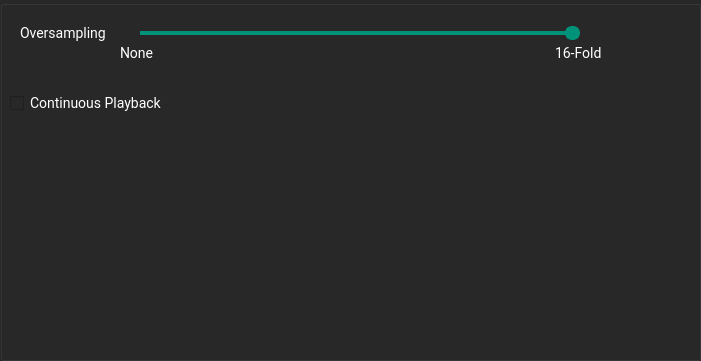
  <widget class="QGroupBox" name="groupBoxKlystron">
   <property name="geometry">
    <rect>
     <x>170</x>
     <y>220</y>
     <width>701</width>
     <height>361</height>
    </rect>
   </property>
   <property name="styleSheet">
    <string notr="true">
                 QWidget
                 {
                 border-color:#ff2828;
                 selection-background-color: #333333/*selection*/;
                 selection-color: #ffffff/*main text*/;
                 font-family:Roboto;
                 font-size:14px;
                 background-color:#282828/*background*/;
                 color:#ffffff/*main text*/;
                 }
                 QTextEdit {
                 border: 8px solid;
                 border-color:#009379/*main*/;
                 border-radius: 3px;
                 padding: 1px 18px 1px 3px;
                 min-width: 6em;
                 }

                 QSlider::groove:horizontal {
                 background-color: #404040/*medium*/;
                 height: 4px;
                 border-radius: 4px;
                 }
                 QSlider::handle:horizontal {
                 background-color: #009379/*main*/;
                 border: 2px solid #009379/*main*/;
                 width: 11px;
                 height: 20px;
                 line-height: 20px;
                 margin-top: -5px;
                 margin-bottom: -5px;
                 border-radius: 7px;
                 }
                 QSlider::handle:horizontal:hover {
                 background-color: #00c09e/*main hover*/;
                 border: 2px solid #00c09e/*main hover*/;
                 }

                 QSlider::sub-page:horizontal {
                 background-color:#009379/*main*/;
                 }
                 QComboBox {
                 border: 1px solid;
                 border-color: #009379/*main*/;
                 border-radius: 3px;
                 padding: 1px 18px 1px 3px;
                 }

                 QComboBox:!editable, QComboBox::drop-down:editable {
                 background: ;
                 }

                 /* QComboBox gets the &quot;on&quot; state when the popup is open */
                 QComboBox:!editable:on, QComboBox::drop-down:editable:on {
                 background: #333333/*selection*/
                 }

                 QComboBox:on { /* shift the text when the popup opens */
                 padding-top: 3px;
                 padding-left: 4px;
                 }

                 QComboBox::drop-down {
                 subcontrol-origin: padding;
                 subcontrol-position: top right;
                 width: 15px;

                 border-left-width: 1px;
                 border-left-color: #009379/*main*/;
                 border-left-style: solid; /* just a single line */
                 border-top-right-radius: 3px; /* same radius as the QComboBox */
                 border-bottom-right-radius: 3px;
                 }
                 QComboBox QAbstractItemView {
                 border: 1px solid;
                 border-color: #009379/*main*/;
                 background-color:#282828/*background*/;
                 outline:none;
                 }
                 QComboBox::down-arrow {
                 image: url(/usr/share/icons/crystalsvg/16x16/actions/1downarrow.png);
                 }

                 QComboBox::down-arrow:on { /* shift the arrow when popup is open */
                 top: 1px;
                 left: 1px;
                 }

                 QLineEdit {
                 border: 1px solid;
                 border-color:#009379/*main*/;
                 border-radius: 3px;
                 padding: 1px 18px 1px 3px;
                 min-width: 6em;
                 }
                 QLineEdit:disabled{
                 border-color:#404040/*medium*/;
                 }
                 QWidget:disabled
                 {
                 color:#404040/*medium*/;

                 }

                 QSlider::handle:disabled {
                 background-color: #404040/*medium*/;
                 border: 2px solid #404040/*medium*/;
                 }
                 QSlider::sub-page:horizontal:disabled {
                 background-color:#404040/*medium*/;
                 }
                 QComboBox:disabled {
                 border: 1px solid #404040/*medium*/;

                 }
                 QComboBox::drop-down:disabled {

                 border-left-color: #404040/*medium*/;

                 }
                 QPushButton
                 {
                 font-family:roboto;
                 background-color: #b7b7b7/*button*/;
                 border-radius: 12px;
                 padding:4px;
                 font-size:14px;
                 color:#282828/*background*/;
                 }
                 QPushButton:hover
                 {
                 background-color: #ffffff/*button hover*/;
                 }
             </string>
   </property>
   <property name="title">
    <string/>
   </property>
   <property name="flat">
    <bool>true</bool>
   </property>
   <widget class="QLabel" name="labelKlystronOversampling">
    <property name="geometry">
     <rect>
      <x>20</x>
      <y>20</y>
      <width>121</width>
      <height>26</height>
     </rect>
    </property>
    <property name="toolTip">
     <string>Set oversampling quality: the less oversampling the less CPU intensive the playback is but the sound quality will suffer for very high frequencies</string>
    </property>
    <property name="lineWidth">
     <number>1</number>
    </property>
    <property name="text">
     <string>Oversampling</string>
    </property>
   </widget>
   <widget class="QSlider" name="sliderKlystronOversampling">
    <property name="geometry">
     <rect>
      <x>140</x>
      <y>20</y>
      <width>440</width>
      <height>26</height>
     </rect>
    </property>
    <property name="styleSheet">
     <string notr="true"/>
    </property>
    <property name="minimum">
     <number>0</number>
    </property>
    <property name="maximum">
     <number>4</number>
    </property>
    <property name="singleStep">
     <number>1</number>
    </property>
    <property name="pageStep">
     <number>1</number>
    </property>
    <property name="value">
     <number>4</number>
    </property>
    <property name="sliderPosition">
     <number>4</number>
    </property>
    <property name="orientation">
     <enum>Qt::Orientation::Horizontal</enum>
    </property>
   </widget>
   <widget class="QLabel" name="labelKlystronOversamplingMin">
    <property name="geometry">
     <rect>
      <x>120</x>
      <y>40</y>
      <width>121</width>
      <height>26</height>
     </rect>
    </property>
    <property name="text">
     <string>None</string>
    </property>
   </widget>
   <widget class="QLabel" name="labelKlystronOversamplingMax">
    <property name="geometry">
     <rect>
      <x>555</x>
      <y>40</y>
      <width>121</width>
      <height>26</height>
     </rect>
    </property>
    <property name="text">
     <string>16-Fold</string>
    </property>
   </widget>
   <widget class="QLabel" name="labelKlystronOversamplingValue">
    <property name="geometry">
     <rect>
      <x>590</x>
      <y>20</y>
      <width>45</width>
      <height>26</height>
     </rect>
    </property>
    <property name="alignment">
     <set>Qt::AlignmentFlag::AlignRight|Qt::AlignmentFlag::AlignTrailing|Qt::AlignmentFlag::AlignVCenter</set>
    </property>
   </widget>
   <widget class="QCheckBox" name="checkBoxKlystronContinuousPlayback">
    <property name="geometry">
     <rect>
      <x>10</x>
      <y>90</y>
      <width>200</width>
      <height>26</height>
     </rect>
    </property>
    <property name="text">
     <string>Continuous Playback</string>
    </property>
    <property name="iconSize">
     <size>
      <width>40</width>
      <height>40</height>
     </size>
    </property>
   </widget>
  </widget>
